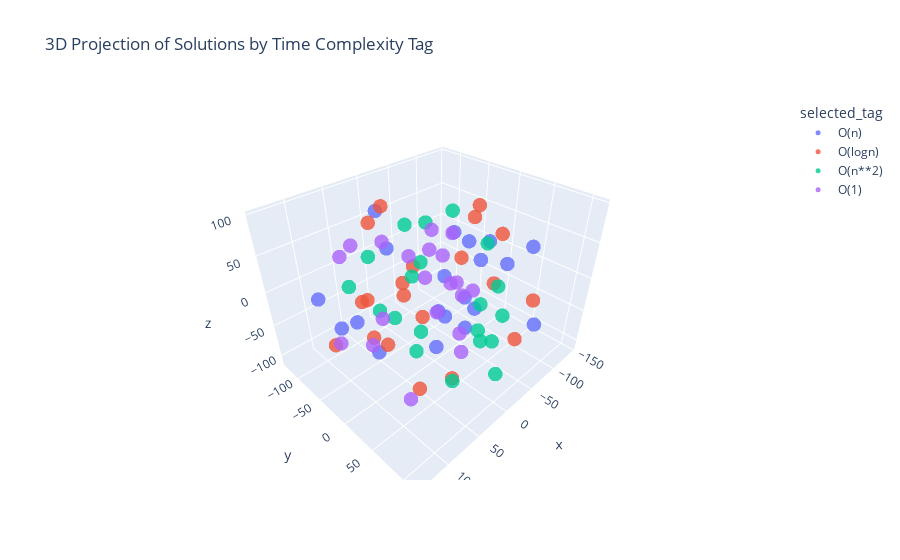

The cell this chart's notebook holds for it:
### Markdown cell above
Plot the 3D projection of the solution vectors with different colors based on the time_complexity in the dataset, to see if there are some patterns based on it.

### Code cell
from sklearn.manifold import TSNE
import numpy as np


tsne = TSNE(n_components=3, random_state=42, perplexity=10)
vectors_3d = tsne.fit_transform(vectors)

df_solution_selected[["x", "y", "z"]] = vectors_3d

import plotly.express as px

fig = px.scatter_3d(
    df_solution_selected,
    x="x", y="y", z="z",
    color="selected_tag",
    #text="problem_name",
    hover_data=["problem_name", "selected_tag"],
    title="3D Projection of Solutions by Time Complexity Tag"
)

fig.update_traces(marker=dict(size=5, opacity=0.8))
fig.show()

### Figure 1 — Plotly figure (JSON) as saved in the notebook; plotly's stock layout.template omitted (floating-point values rounded to 4 significant figures)
{"data": [{"customdata": [["697_B. Barnicle", "O(n)"], ["p02721 AtCoder Beginner Contest 161 - Yutori", "O(n)"], ["583_A. Asphalting Roads", "O(n)"], ["1251_B. Binary Palindromes", "O(n)"], ["1301_B. Motarack's Birthday", "O(n)"], ["835_B. The number on the board", "O(n)"], ["1101_A. Minimum Integer", "O(n)"], ["305_A. Strange Addition", "O(n)"], ["192_B. Walking in the Rain", "O(n)"], ["414_B. Mashmokh and ACM", "O(n)"], ["629_A. Far Relative’s Birthday Cake", "O(n)"], ["1215_B. The Number of Products", "O(n)"], ["1102_C. Doors Breaking and Repairing", "O(n)"], ["1180_B. Nick and Array", "O(n)"], ["1096_C. Polygon for the Angle", "O(n)"], ["371_C. Hamburgers", "O(n)"], ["1285_A. Mezo Playing Zoma", "O(n)"], ["1440_A. Buy the String", "O(n)"], ["p03033 AtCoder Beginner Contest 128 - Roadwork", "O(n)"], ["734_B. Anton and Digits", "O(n)"]], "hovertemplate": "selected_tag=%{customdata[1]}<br>x=%{x}<br>y=%{y}<br>z=%{z}<br>problem_name=%{customdata[0]}<extra></extra>", "legendgroup": "O(n)", "marker": {"color": "#636efa", "opacity": 0.8, "size": 5, "symbol": "circle"}, "mode": "markers", "name": "O(n)", "scene": "scene", "showlegend": true, "type": "scatter3d", "x": [-58.52, -31.47, 28.2, -108.4, -44.08, -97.21, 86.52, -82.53, -62.86, -16.44, -36.75, -18.61, 80.57, -17.45, 111.8, -67.54, -100.3, 87.71, -27.2, -2.016], "y": [31.38, 0.01893, 30.99, -18.63, 112.4, -34.75, -76.03, -19.6, -54.48, 48.55, -16.69, -1.918, -10.77, -127.0, -74.94, 83.46, 30.31, -38.13, 27.01, -88.74], "z": [53.75, 63.98, -53.81, -14.64, -14.42, -80.49, -54.57, 24.18, -97.91, -11.64, -71.4, 8.846, -55.45, 52.31, 3.942, 63.98, 4.079, -22.07, -59.65, 18.25]}, {"customdata": [["1157_A. Reachable Numbers", "O(logn)"], ["1331_C. ...And after happily lived ever they", "O(logn)"], ["p03304 SoundHound Inc. Programming Contest 2018 -Masters Tournament- - Ordinary Beauty", "O(logn)"], ["1459_B. Move and Turn", "O(logn)"], ["45_A. Codecraft III", "O(logn)"], ["1111_A. Superhero Transformation", "O(logn)"], ["909_A. Generate Login", "O(logn)"], ["678_D. Iterated Linear Function", "O(logn)"], ["316_A1. Special Task", "O(logn)"], ["p02471 Extended Euclid Algorithm", "O(logn)"], ["365_B. The Fibonacci Segment", "O(logn)"], ["p03059 AtCoder Beginner Contest 125 - Biscuit Generator", "O(logn)"], ["876_C. Classroom Watch", "O(logn)"], ["71_A. Way Too Long Words", "O(logn)"], ["p03272 AtCoder Beginner Contest 107 - Train", "O(logn)"], ["348_A. Mafia", "O(logn)"], ["1186_A. Vus the Cossack and a Contest", "O(logn)"], ["p03943 AtCoder Beginner Contest 047 - Fighting over Candies", "O(logn)"], ["577_A. Multiplication Table", "O(logn)"], ["1279_A. New Year Garland", "O(logn)"]], "hovertemplate": "selected_tag=%{customdata[1]}<br>x=%{x}<br>y=%{y}<br>z=%{z}<br>problem_name=%{customdata[0]}<extra></extra>", "legendgroup": "O(logn)", "marker": {"color": "#EF553B", "opacity": 0.8, "size": 5, "symbol": "circle"}, "mode": "markers", "name": "O(logn)", "scene": "scene", "showlegend": true, "type": "scatter3d", "x": [63.08, -52.72, 61.69, 59.76, -95.83, 15.96, -42.34, 52.64, 100.5, 121.6, -49.29, 85.04, -11.82, 39.09, -143.1, 42.98, -93.04, 101.7, -30.68, 81.32], "y": [45.07, 46.59, -44.7, -39.16, 77.09, -72.21, 20.37, 78.9, 79.06, -34.45, 87.02, 12.71, 29.61, -10.91, -11.59, 10.4, -14.35, -3.354, -93.7, -22.83], "z": [18.96, 5.192, -65.53, 94.48, -26.64, 87.93, 86.27, -52.94, -32.39, -33.25, -54.98, -25.7, 50.98, 5.288, 14.9, 55.94, 72.6, 32.85, -51.31, 14.37]}, {"customdata": [["1165_C. Good String", "O(n**2)"], ["1373_E. Sum of Digits", "O(n**2)"], ["p02745 Panasonic Programming Contest 2020 - Three Substrings", "O(n**2)"], ["357_A. Group of Students", "O(n**2)"], ["p02822 AtCoder Beginner Contest 149 - Surrounded Nodes", "O(n**2)"], ["1409_F. Subsequences of Length Two", "O(n**2)"], ["1157_C1. Increasing Subsequence (easy version)", "O(n**2)"], ["558_B. Amr and The Large Array", "O(n**2)"], ["p01314 Sum of Consecutive Integers", "O(n**2)"], ["442_B. Andrey and Problem", "O(n**2)"], ["1391_A. Suborrays", "O(n**2)"], ["1143_A. The Doors", "O(n**2)"], ["1157_C2. Increasing Subsequence (hard version)", "O(n**2)"], ["520_B. Two Buttons", "O(n**2)"], ["754_A. Lesha and array splitting", "O(n**2)"], ["1352_F. Binary String Reconstruction", "O(n**2)"], ["1426_A. Floor Number", "O(n**2)"], ["408_D. Long Path", "O(n**2)"], ["1444_B. Divide and Sum", "O(n**2)"], ["p03964 AtCoder Beginner Contest 046 - AtCoDeer and Election Report", "O(n**2)"]], "hovertemplate": "selected_tag=%{customdata[1]}<br>x=%{x}<br>y=%{y}<br>z=%{z}<br>problem_name=%{customdata[0]}<extra></extra>", "legendgroup": "O(n**2)", "marker": {"color": "#00cc96", "opacity": 0.8, "size": 5, "symbol": "circle"}, "mode": "markers", "name": "O(n**2)", "scene": "scene", "showlegend": true, "type": "scatter3d", "x": [18.08, -23.76, -19.17, 93.91, 24.74, 5.892, -83.86, -14.63, -0.6914, -49.6, -16.43, 63.18, -8.382, -63.98, 11.86, 56.88, -1.149, -82.44, -65.38, 16.62], "y": [-15.0, -76.84, 76.62, 3.008, 87.52, 77.54, -50.8, 61.72, -15.38, -76.38, 87.34, -84.79, -48.98, 56.01, -12.37, -34.46, -78.85, 6.048, 42.7, 47.73], "z": [-97.35, 48.31, 32.14, 85.83, 3.427, -29.5, 56.15, 80.56, 81.81, -17.74, -90.24, -7.688, -9.143, -44.57, -66.42, -20.19, -89.29, -63.4, -96.54, -107.2]}, {"customdata": [["334_A. Candy Bags", "O(1)"], ["192_A. Funky Numbers", "O(1)"], ["1406_D. Three Sequences", "O(1)"], ["1101_B. Accordion", "O(1)"], ["1337_C. Linova and Kingdom", "O(1)"], ["1321_C. Remove Adjacent", "O(1)"], ["p03861 AtCoder Beginner Contest 048 - Between a and b ...", "O(1)"], ["584_A. Olesya and Rodion", "O(1)"], ["p02475 Division of Big Integers", "O(1)"], ["1462_C. Unique Number", "O(1)"], ["1541_A. Pretty Permutations", "O(1)"], ["131_A. cAPS lOCK", "O(1)"], ["369_A. Valera and Plates", "O(1)"], ["832_B. Petya and Exam", "O(1)"], ["1536_B. Prinzessin der Verurteilung", "O(1)"], ["1473_A. Replacing Elements", "O(1)"], ["p02753 AtCoder Beginner Contest 158 - Station and Bus", "O(1)"], ["p00444 Change", "O(1)"], ["554_C. Kyoya and Colored Balls", "O(1)"], ["318_A. Even Odds", "O(1)"]], "hovertemplate": "selected_tag=%{customdata[1]}<br>x=%{x}<br>y=%{y}<br>z=%{z}<br>problem_name=%{customdata[0]}<extra></extra>", "legendgroup": "O(1)", "marker": {"color": "#ab63fa", "opacity": 0.8, "size": 5, "symbol": "circle"}, "mode": "markers", "name": "O(1)", "scene": "scene", "showlegend": true, "type": "scatter3d", "x": [25.8, -61.49, -35.31, 32.08, 1.297, 12.03, 108.2, 85.05, 136.6, -78.92, -43.64, 44.2, 24.4, 26.93, -52.05, 27.16, 50.73, 83.85, -32.96, 36.82], "y": [28.97, -29.8, -44.64, 62.36, 42.73, -31.03, 17.65, -61.76, 3.318, -62.68, 5.638, 93.29, 9.032, -60.57, -22.1, 22.18, -90.2, 45.73, 17.86, -56.61], "z": [-4.511, 40.11, 20.9, 55.08, -42.28, 37.29, -8.478, 54.29, 2.84, -13.69, -28.93, 66.76, 31.98, 50.48, -27.66, 97.13, 43.06, -87.97, -110.7, -56.38]}], "layout": {"legend": {"title": {"text": "selected_tag"}, "tracegroupgap": 0}, "scene": {"domain": {"x": [0, 1], "y": [0, 1]}, "xaxis": {"title": {"text": "x"}}, "yaxis": {"title": {"text": "y"}}, "zaxis": {"title": {"text": "z"}}}, "title": {"text": "3D Projection of Solutions by Time Complexity Tag"}}}
